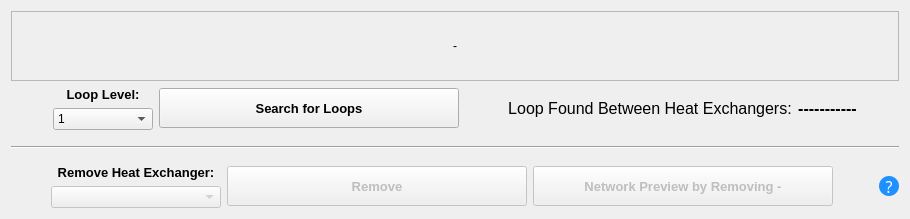
      <widget class="QWidget" name="tab_4">
       <attribute name="title">
        <string>Network Evolution</string>
       </attribute>
       <layout class="QGridLayout" name="gridLayout_6">
        <item row="1" column="0">
         <layout class="QVBoxLayout" name="verticalLayout_11">
          <item>
           <widget class="QScrollArea" name="ambasScroll">
            <property name="widgetResizable">
             <bool>true</bool>
            </property>
            <widget class="QWidget" name="scrollAreaWidgetContents">
             <property name="geometry">
              <rect>
               <x>0</x>
               <y>0</y>
               <width>1494</width>
               <height>492</height>
              </rect>
             </property>
             <layout class="QVBoxLayout" name="verticalLayout_16">
              <item>
               <layout class="QVBoxLayout" name="verticalLayout_10">
                <item>
                 <widget class="QLabel" name="label_teste">
                  <property name="text">
                   <string>-</string>
                  </property>
                  <property name="alignment">
                   <set>Qt::AlignCenter</set>
                  </property>
                 </widget>
                </item>
               </layout>
              </item>
             </layout>
            </widget>
           </widget>
          </item>
          <item>
           <layout class="QHBoxLayout" name="horizontalLayout_19">
            <item>
             <spacer name="horizontalSpacer_14">
              <property name="orientation">
               <enum>Qt::Horizontal</enum>
              </property>
              <property name="sizeHint" stdset="0">
               <size>
                <width>40</width>
                <height>20</height>
               </size>
              </property>
             </spacer>
            </item>
            <item>
             <layout class="QVBoxLayout" name="verticalLayout_12">
              <item>
               <widget class="QLabel" name="label">
                <property name="sizePolicy">
                 <sizepolicy hsizetype="Preferred" vsizetype="Preferred">
                  <horstretch>0</horstretch>
                  <verstretch>0</verstretch>
                 </sizepolicy>
                </property>
                <property name="minimumSize">
                 <size>
                  <width>0</width>
                  <height>0</height>
                 </size>
                </property>
                <property name="font">
                 <font>
                  <family>Arial</family>
                  <pointsize>10</pointsize>
                  <weight>75</weight>
                  <bold>true</bold>
                 </font>
                </property>
                <property name="text">
                 <string>Loop Level:</string>
                </property>
                <property name="alignment">
                 <set>Qt::AlignCenter</set>
                </property>
               </widget>
              </item>
              <item>
               <widget class="QComboBox" name="nivel">
                <property name="minimumSize">
                 <size>
                  <width>100</width>
                  <height>0</height>
                 </size>
                </property>
                <property name="maximumSize">
                 <size>
                  <width>16777215</width>
                  <height>16777215</height>
                 </size>
                </property>
                <item>
                 <property name="text">
                  <string>1</string>
                 </property>
                </item>
                <item>
                 <property name="text">
                  <string>2</string>
                 </property>
                </item>
                <item>
                 <property name="text">
                  <string>3</string>
                 </property>
                </item>
               </widget>
              </item>
             </layout>
            </item>
            <item>
             <widget class="QPushButton" name="identificar_laco">
              <property name="minimumSize">
               <size>
                <width>300</width>
                <height>40</height>
               </size>
              </property>
              <property name="maximumSize">
               <size>
                <width>16777215</width>
                <height>16777215</height>
               </size>
              </property>
              <property name="font">
               <font>
                <family>Arial</family>
                <pointsize>10</pointsize>
                <weight>75</weight>
                <bold>true</bold>
               </font>
              </property>
              <property name="text">
               <string>Search for Loops</string>
              </property>
             </widget>
            </item>
            <item>
             <spacer name="horizontalSpacer">
              <property name="orientation">
               <enum>Qt::Horizontal</enum>
              </property>
              <property name="sizeHint" stdset="0">
               <size>
                <width>40</width>
                <height>20</height>
               </size>
              </property>
             </spacer>
            </item>
            <item>
             <layout class="QHBoxLayout" name="horizontalLayout_22">
              <item>
               <widget class="QLabel" name="label_7">
                <property name="font">
                 <font>
                  <family>Arial</family>
                  <pointsize>12</pointsize>
                  <weight>50</weight>
                  <bold>false</bold>
                 </font>
                </property>
                <property name="text">
                 <string>Loop Found Between Heat Exchangers:</string>
                </property>
                <property name="alignment">
                 <set>Qt::AlignCenter</set>
                </property>
               </widget>
              </item>
              <item>
               <widget class="QLabel" name="trocadores_loop">
                <property name="font">
                 <font>
                  <family>Arial</family>
                  <pointsize>12</pointsize>
                  <weight>75</weight>
                  <bold>true</bold>
                 </font>
                </property>
                <property name="text">
                 <string>-----------</string>
                </property>
                <property name="alignment">
                 <set>Qt::AlignCenter</set>
                </property>
               </widget>
              </item>
             </layout>
            </item>
            <item>
             <spacer name="horizontalSpacer_2">
              <property name="orientation">
               <enum>Qt::Horizontal</enum>
              </property>
              <property name="sizeHint" stdset="0">
               <size>
                <width>40</width>
                <height>20</height>
               </size>
              </property>
             </spacer>
            </item>
           </layout>
          </item>
          <item>
           <spacer name="verticalSpacer">
            <property name="orientation">
             <enum>Qt::Vertical</enum>
            </property>
            <property name="sizeType">
             <enum>QSizePolicy::Maximum</enum>
            </property>
            <property name="sizeHint" stdset="0">
             <size>
              <width>20</width>
              <height>10</height>
             </size>
            </property>
           </spacer>
          </item>
          <item>
           <widget class="Line" name="line_2">
            <property name="orientation">
             <enum>Qt::Horizontal</enum>
            </property>
           </widget>
          </item>
          <item>
           <spacer name="verticalSpacer_4">
            <property name="orientation">
             <enum>Qt::Vertical</enum>
            </property>
            <property name="sizeType">
             <enum>QSizePolicy::Maximum</enum>
            </property>
            <property name="sizeHint" stdset="0">
             <size>
              <width>20</width>
              <height>10</height>
             </size>
            </property>
           </spacer>
          </item>
          <item>
           <layout class="QHBoxLayout" name="horizontalLayout_21">
            <item>
             <spacer name="horizontalSpacer_15">
              <property name="orientation">
               <enum>Qt::Horizontal</enum>
              </property>
              <property name="sizeHint" stdset="0">
               <size>
                <width>40</width>
                <height>20</height>
               </size>
              </property>
             </spacer>
            </item>
            <item>
             <layout class="QVBoxLayout" name="verticalLayout_9">
              <item>
               <widget class="QLabel" name="label_8">
                <property name="minimumSize">
                 <size>
                  <width>170</width>
                  <height>0</height>
                 </size>
                </property>
                <property name="maximumSize">
                 <size>
                  <width>200</width>
                  <height>16777215</height>
                 </size>
                </property>
                <property name="font">
                 <font>
                  <family>Arial</family>
                  <pointsize>10</pointsize>
                  <weight>75</weight>
                  <bold>true</bold>
                 </font>
                </property>
                <property name="text">
                 <string>Remove Heat Exchanger:</string>
                </property>
                <property name="alignment">
                 <set>Qt::AlignCenter</set>
                </property>
               </widget>
              </item>
              <item>
               <widget class="QComboBox" name="trocador_remover">
                <property name="enabled">
                 <bool>false</bool>
                </property>
                <property name="minimumSize">
                 <size>
                  <width>170</width>
                  <height>0</height>
                 </size>
                </property>
                <property name="maximumSize">
                 <size>
                  <width>200</width>
                  <height>16777215</height>
                 </size>
                </property>
                <property name="sizeAdjustPolicy">
                 <enum>QComboBox::AdjustToContents</enum>
                </property>
               </widget>
              </item>
             </layout>
            </item>
            <item>
             <widget class="QPushButton" name="remover">
              <property name="enabled">
               <bool>false</bool>
              </property>
              <property name="minimumSize">
               <size>
                <width>300</width>
                <height>40</height>
               </size>
              </property>
              <property name="font">
               <font>
                <family>Arial</family>
                <pointsize>10</pointsize>
                <weight>75</weight>
                <bold>true</bold>
               </font>
              </property>
              <property name="text">
               <string>Remove</string>
              </property>
             </widget>
            </item>
            <item>
             <widget class="QPushButton" name="preview">
              <property name="enabled">
               <bool>false</bool>
              </property>
              <property name="minimumSize">
               <size>
                <width>300</width>
                <height>40</height>
               </size>
              </property>
              <property name="font">
               <font>
                <family>Arial</family>
                <pointsize>10</pointsize>
                <weight>75</weight>
                <bold>true</bold>
               </font>
              </property>
              <property name="text">
               <string>Network Preview by Removing -</string>
              </property>
             </widget>
            </item>
            <item>
             <spacer name="horizontalSpacer_16">
              <property name="orientation">
               <enum>Qt::Horizontal</enum>
              </property>
              <property name="sizeHint" stdset="0">
               <size>
                <width>40</width>
                <height>20</height>
               </size>
              </property>
             </spacer>
            </item>
            <item>
             <widget class="QToolButton" name="toolButton_2">
              <property name="enabled">
               <bool>true</bool>
              </property>
              <property name="sizePolicy">
               <sizepolicy hsizetype="Fixed" vsizetype="Fixed">
                <horstretch>0</horstretch>
                <verstretch>0</verstretch>
               </sizepolicy>
              </property>
              <property name="minimumSize">
               <size>
                <width>20</width>
                <height>20</height>
               </size>
              </property>
              <property name="maximumSize">
               <size>
                <width>20</width>
                <height>20</height>
               </size>
              </property>
              <property name="font">
               <font>
                <family>MS Reference Sans Serif</family>
                <pointsize>12</pointsize>
               </font>
              </property>
              <property name="mouseTracking">
               <bool>true</bool>
              </property>
              <property name="toolTip">
               <string>&quot;This tab is used only to compare the ΔTmin, every action here doesn't change the pinch in Streams tab&quot;</string>
              </property>
              <property name="styleSheet">
               <string notr="true">QToolButton{
	background: 		#1E90FF;
	border: 2px solid 	#000000;
	border-radius: 10px;
	color: 	#FFFFFF;
	text-align: center;
}

QToolButton:focus{
	border: 2px solid #FBAD25;
}</string>
              </property>
              <property name="text">
               <string>?</string>
              </property>
             </widget>
            </item>
           </layout>
          </item>
         </layout>
        </item>
       </layout>
      </widget>
